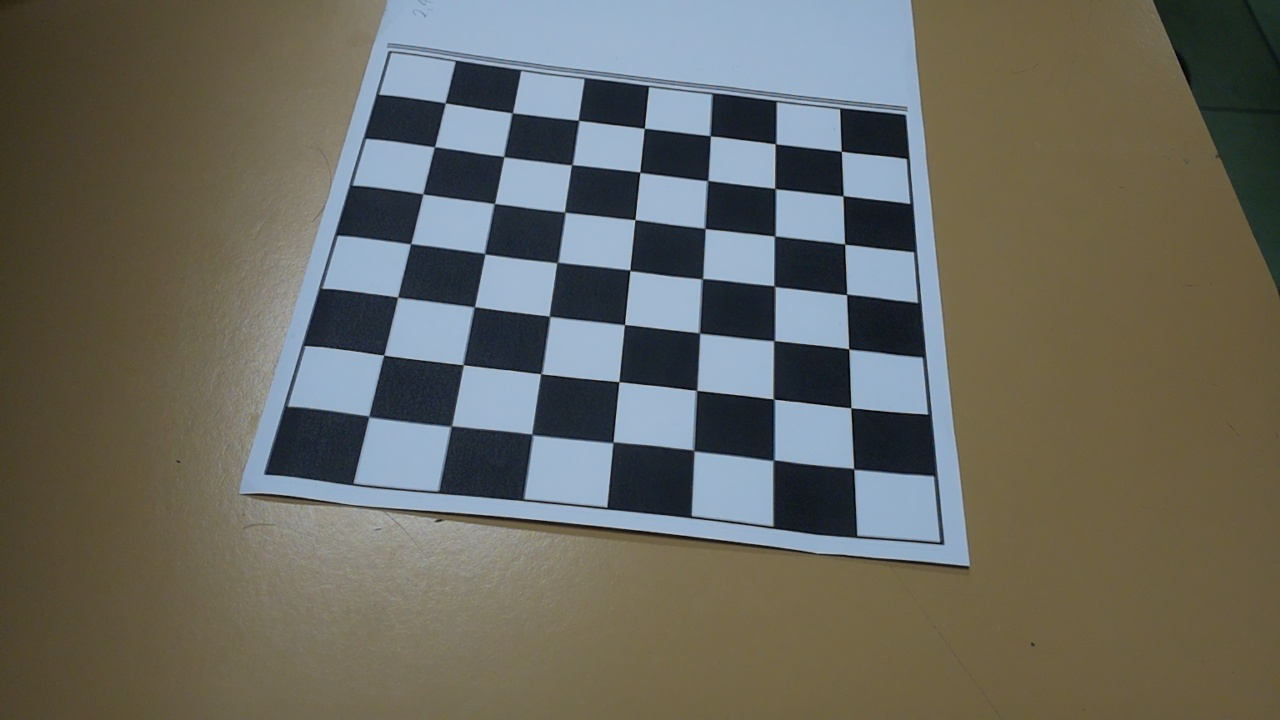
#> input picture data/Chessboard/frame0.jpg, 1280 x 720 px; its folder holds 4 pictures in this run
$ python camera_calibrator.py
#> lines starting #> are read from the running program, lines starting #| are printed output that depends on the picture; long printed decimals are rounded
from typing import List
import numpy as np
import imageio
import cv2
import copy
import glob
import os
from os.path import dirname, join

def load_images(filenames: List) -> List:
    return [cv2.imread(filename) for filename in filenames]
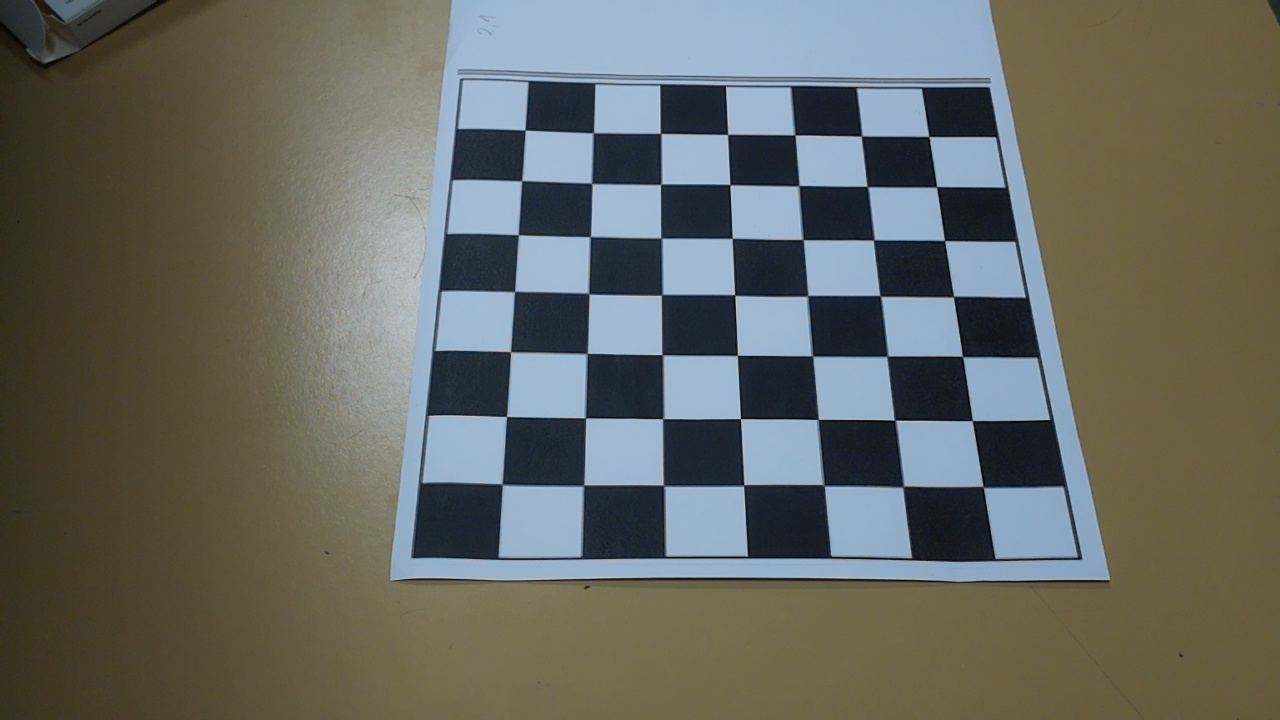
#> input picture data/Chessboard/frame1.jpg, 1280 x 720 px
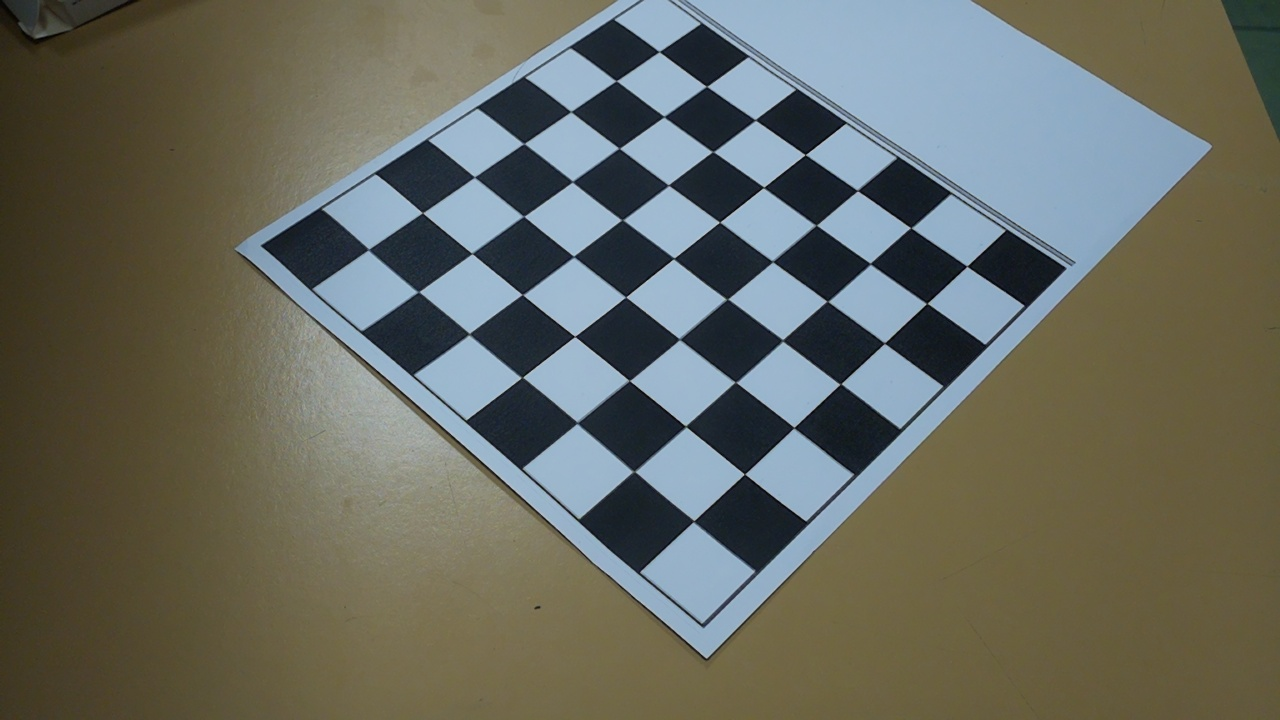
#> input picture data/Chessboard/frame2.jpg, 1280 x 720 px
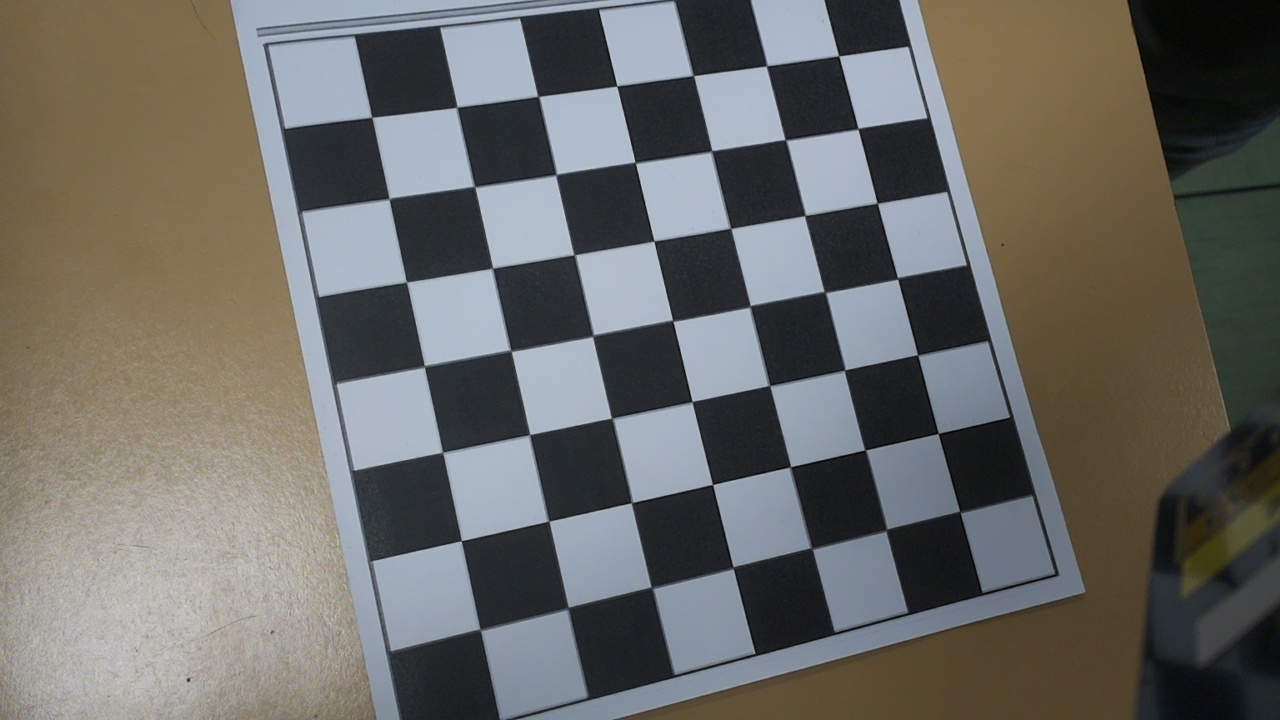
#> input picture data/Chessboard/frame3.jpg, 1280 x 720 px

def show_image(img: np.array, title: str = 'Image'):
    cv2.imshow(title, img)
    cv2.waitKey(0)
    cv2.destroyAllWindows()

def write_image(img: np.array, path: str):
    cv2.imwrite(path, img)

def get_chessboard_points(chessboard_shape, dx, dy):
    points = []
    for y in range(chessboard_shape[1]):
        for x in range(chessboard_shape[0]):
            points.append([x*dx, y*dy, 0])
    return np.array(points, np.float32)

if __name__ == "__main__":
    imgs_path= []
    current_directory = os.getcwd()
    parent_directory = os.path.dirname(current_directory)
    folder = os.path.join(current_directory,"data","Chessboard")
    folder = folder.replace("\\", "/") + "/"
    for filename in glob.glob(folder+ "*"):
        imgs_path.append(filename)
    imgs= load_images(imgs_path)
#> imgs = 4 items
    corners= [cv2.findChessboardCorners(img, (7, 7)) for img in imgs]
#> corners = 4 items
    # If an image does not have corners, remove it from the list
    imgs= [img for img, corner in zip(imgs, corners) if corner[0]]
    corners= [cv2.findChessboardCorners(img, (7,7)) for img in imgs]
    imgs_gray= [cv2.cvtColor(img, cv2.COLOR_RGB2GRAY) for img in imgs]
#> imgs_gray = 4 items
    corners_copy= copy.deepcopy(corners)
#> corners_copy = 4 items
    criteria= (cv2.TERM_CRITERIA_EPS + cv2.TERM_CRITERIA_MAX_ITER, 30, 0.01)

    # TODO To refine corner detections with cv2.cornerSubPix() you need to input grayscale images. Build a list containing grayscale images.
    imgs_gray= [cv2.cvtColor(i, cv2.COLOR_BGR2GRAY) for i in imgs]
    corners_refined= [cv2.cornerSubPix(i, cor[1], (7,7), (-1, -1), criteria) if cor[0] else [] for i, cor in zip(imgs_gray, corners_copy)]
#> corners_refined = 4 items

    imgs_copy= copy.deepcopy(imgs)
#> imgs_copy = 4 items

    for i,cor in enumerate(corners_refined):
        cv2.drawChessboardCorners(imgs_copy[i], (7,7), cor, True)
#> this loop made 4 passes

    # TODO Show images and save when needed
    imgs_with_points= [cv2.drawChessboardCorners(img, (7,7), corner[1], corner[0]) for img, corner in zip(imgs_copy, corners)]
#> imgs_with_points = 4 items
    imgs_with_points_r= [cv2.drawChessboardCorners(img, (7,7), cor, True) for img, cor in zip(imgs_copy, corners_refined)]
#> imgs_with_points_r = 4 items

    for i, img in enumerate(imgs_with_points):
        show_image(img, f'Image {i}')
        write_image(img, f'{folder}output_image_{i}.jpg')
#> this loop made 4 passes
#> pass 2, in show_image (call 2), `cv2.imshow(title, img)`:
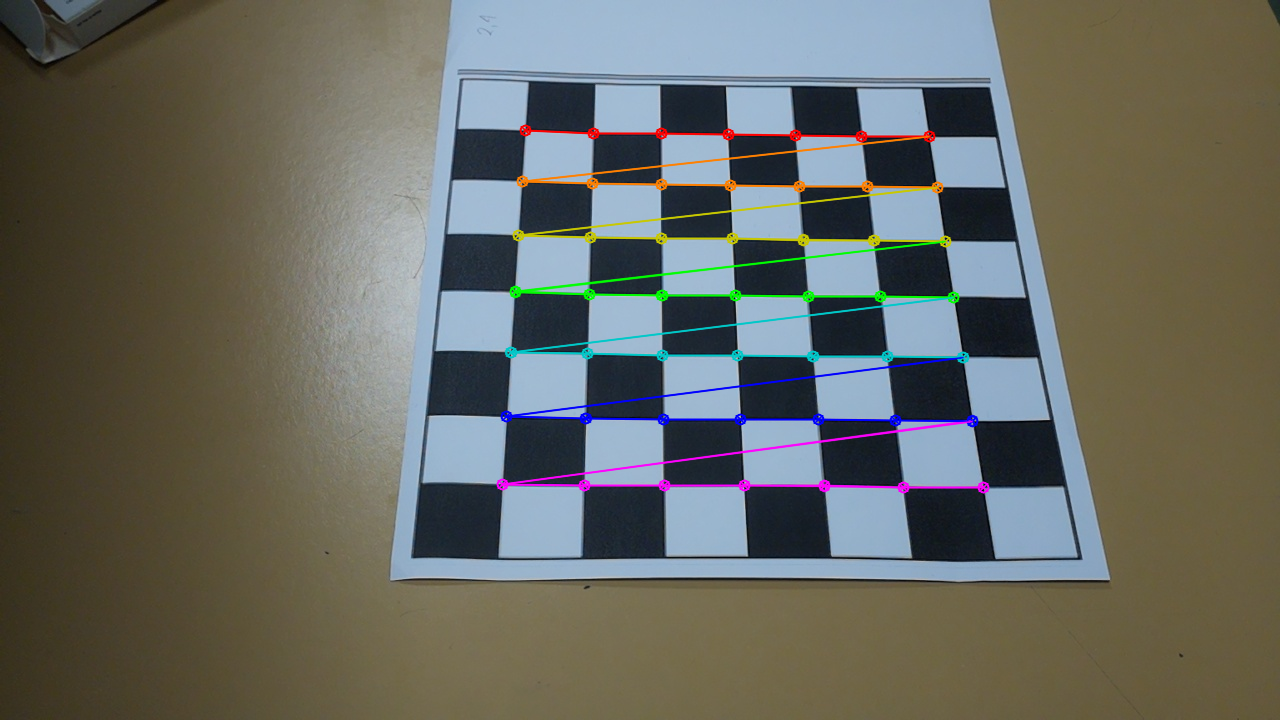
#> window 'Image 1': shape (720, 1280, 3); mean B, G, R 96.8, 104.3, 102.4

    for i, img in enumerate(imgs_with_points_r):
        show_image(img, f'Image {i}')
        write_image(img, f'{folder}output_image_r_{i}.jpg')

    chessboard_points= [get_chessboard_points((7,7), 30, 30) for _ in corners if corners[0]]
#> chessboard_points = 4 items

    # Filter data and get only those with adequate detections
    valid_corners= [cor[1] for cor in corners if cor[0]]
#> valid_corners = 4 items
    # Convert list to numpy array
    valid_corners= np.asarray(valid_corners, dtype=np.float32)

    # TODO
    rms, intrinsics, dist_coeffs, rvecs, tvecs= cv2.calibrateCamera(chessboard_points, valid_corners, imgs_gray[0].shape[::-1], None, None)
#> rms = 0.61; intrinsics = [[1519.1, 0, 735.3], [0, 1509.3, 235.7], [0, 0, 1]]; dist_coeffs = [[0.00174, 0.792, -0.0199, 0.0172, -1.4]]; rvecs = ([-0.791, -0.119, 0.0768], [-0.68, -0.0725, -0.0126], [-0.727, 0.125, 0.722], [-0.429, -0.0854, 1.34]); tvecs = ([-130.2, -58.9, 678.3], [-93.23, -46.51, 671.5], [-36.09, -87.25, 722.4], [39.59, -69.58, 589.2])

    # Obtain extrinsics
    extrinsics= list(map(lambda rvec, tvec: np.hstack((cv2.Rodrigues(rvec)[0], tvec)), rvecs, tvecs))
#> extrinsics = 4 items

    # Print outputs
    print("Intrinsics:\n", intrinsics)
#| Intrinsics:
#|  [[1.51913185e+03 0.00000000e+00 7.35265169e+02]
#|  [0.00000000e+00 1.50932888e+03 2.35669209e+02]
#|  [0.00000000e+00 0.00000000e+00 1.00000000e+00]]
    print("Distortion coefficients:\n", dist_coeffs)
#| Distortion coefficients:
#|  [[ 0.001742  0.7923 -0.01991  0.01715 -1.402]]
    print("Root mean squared reprojection error:\n", rms)
#| Root mean squared reprojection error:
#|  0.6096
